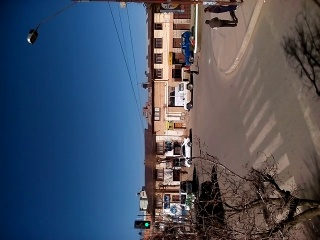
#> input picture grabando_1323_1412.jpg, 320 x 240 px; its folder holds only this picture in this run
$ python plateDetector.py ../grabando_1323_1412.jpg   (older library calls are emulated)
#> lines starting #> are read from the running program, lines starting #| are printed output that depends on the picture; after the words box and inside, x2 and y2 are one past the last pixel; in counts of white or black regions, pixels touching at a corner belong together
import cv2
import numpy as np
import sys
import glob
import math
import time
import os

class PlateDetector():
	"""
	Plate detection algo,
		inputs:
			RGB image of a car with exterior region around it, from disk or from memory

		outputs: list of posible plates as opencv image rectangles of shape 240 x 160 x 3

		process_image method  parameters:
			options: path:	  		Path to image or opencv image from disk
					 fromDisk  		Bool if True expect image path dirsk
					 type:			'rect' or 'square'
					 crop:			'rect' or 'warp'
					 draw: 			Bool if True draw rectangles
					 brightness:	Amount of applied brightness in image
					 thresh:   		Control the aparition of plate, if is close to 0 , it creates more artifacts, stable value 0.4

	"""

	def __init__(self):
		pass

	def validate_contour(self, contour, img, aspect_ratio_range, area_range):

		rect = cv2.minAreaRect(contour)
		img_width = img.shape[1]
		img_height = img.shape[0]
		box = cv2.boxPoints(rect)
		box = np.int0(box)

		X = rect[0][0]
		Y = rect[0][1]
		angle = rect[2]
		width = rect[1][0]
		height = rect[1][1]

		angle = (angle + 180) if width < height else (angle + 90)

		output=False

		if (width > 0 and height > 0) and ((width < img_width/2.0) and (height < img_width/2.0)):
			aspect_ratio = (float(width)/height) if (width > height) else (float(height)/width)
			if (aspect_ratio >= aspect_ratio_range[0] and aspect_ratio <= aspect_ratio_range[1]):
				if((height*width > area_range[0]) and (height*width < area_range[1])):

					box_copy = list(box)
					point = box_copy[0]
					del(box_copy[0])
					dists = [((p[0]-point[0])**2 + (p[1]-point[1])**2) for p in box_copy]
					sorted_dists = sorted(dists)
					opposite_point = box_copy[dists.index(sorted_dists[1])]
					tmp_angle = 90

					if abs(point[0]-opposite_point[0]) > 0:
						tmp_angle = np.abs(float(point[1]-opposite_point[1]))/np.abs(point[0]-opposite_point[0])
						tmp_angle = self.rad_to_deg(np.arctan(tmp_angle))

					if tmp_angle <= 45:
						output = True
		return output

	def deg_to_rad(self, angle):
		return angle*np.pi/180.0

	def rad_to_deg(self, angle):
		return angle*180/np.pi

	def enhance(self, img):
		kernel = np.array([[-1,0,1],[-2,0,2],[1,0,1]])
		return cv2.filter2D(img, -1, kernel)


	# [44 lines left out: functions warptransformation, increase_contrast, increase_brightness, not called in this run]


	def process_image(self, name, **options):

#> called with name = '../grabando_1323_1412.jpg'
		se_shape = (16,4)

		if options.get('type') == 'rect':
			se_shape = (17,4)

		elif options.get('type') == 'square':
			se_shape = (7,6)

		if options.get('fromDisk') is True:
			raw_image = cv2.imread(name, 1)
#> raw_image is the input picture: shape (240, 320, 3); mean B, G, R 99.3, 81.9, 72.8
		else:
			raw_image = cv2.cvtColor(name, cv2.COLOR_BGR2GRAY)

		input_image = np.copy(raw_image)

		gray = cv2.cvtColor(input_image, cv2.COLOR_BGR2GRAY)
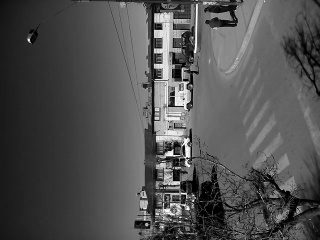
#> gray: shape (240, 320); min 0, max 254, mean 81.2
		gray = self.enhance(gray)
#> in enhance, `return cv2.filter2D(img, -1, kernel)`:
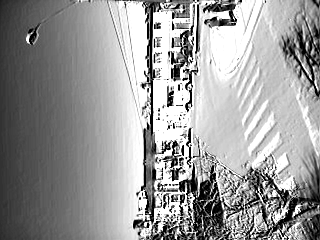
#> returned value: shape (240, 320); min 0, max 255, mean 153.5
		gray = cv2.GaussianBlur(gray, (5,5), 0)
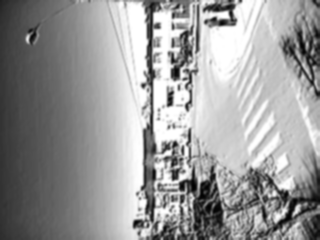
#> gray: shape (240, 320); min 1, max 255, mean 153.5
		gray = cv2.Sobel(gray, -1, 1, 0)
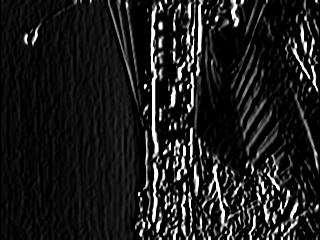
#> gray: shape (240, 320); min 0, max 255, mean 28.7
		h,sobel = cv2.threshold(gray,0,255,cv2.THRESH_BINARY+cv2.THRESH_OTSU)
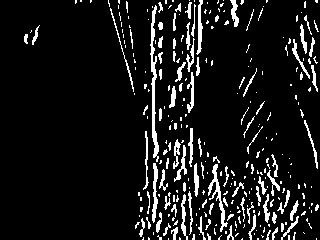
#> sobel: shape (240, 320); 9.4% white in thin lines or dots
#> h = 100
		se 		= cv2.getStructuringElement(cv2.MORPH_RECT, se_shape)
		gray 	= cv2.morphologyEx(sobel, cv2.MORPH_CLOSE, se)
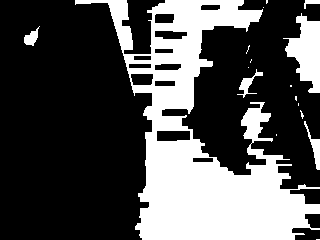
#> gray: shape (240, 320); 31.8% white; 17 white regions (11 under 20 px)
		ed_img 	= np.copy(gray)

		_,contours,_=cv2.findContours(gray, cv2.RETR_EXTERNAL, cv2.CHAIN_APPROX_NONE)
#> contours = 17 contours, 11 with area under 20; largest, box (x1, y1, x2, y2) and area: (75, 0, 320, 240) 22696, (283, 13, 320, 93) 1533, (304, 121, 320, 170) 184, (237, 69, 263, 98) 144, (24, 26, 40, 46) 131, (304, 0, 320, 9) 48

		font 		= cv2.FONT_HERSHEY_SIMPLEX
		counter 	= 0
		out_images = []
		for contour in contours:
			aspect_ratio_range = (2.2, 12)
			area_range = (500, 18000)

			if options.get('type') == 'rect':
				aspect_ratio_range = (1.2, 6)
				area_range = (500, 18000)

			elif options.get('type') == 'square':
				aspect_ratio_range = (1, 2)
				area_range = (300, 8000)

			if self.validate_contour(contour, gray, aspect_ratio_range, area_range):
				rect = cv2.minAreaRect(contour)
				box = cv2.boxPoints(rect)
				box = np.int0(box)
				Xs = [i[0] for i in box]
				Ys = [i[1] for i in box]
				x1 = min(Xs)
				x2 = max(Xs)
				y1 = min(Ys)
				y2 = max(Ys)

				angle = rect[2]

				if angle < -45:
					angle += 90

				W = rect[1][0]
				H = rect[1][1]
				aspect_ratio = (float(W)/H) if W > H else (float(H)/W)

				center = ((x1+x2)/2,(y1+y2)/2)
				size = (x2-x1, y2-y1)
				M = cv2.getRotationMatrix2D((size[0]/2, size[1]/2), angle, 1.0);
				tmp = cv2.getRectSubPix(ed_img, size, center)
				tmp = cv2.warpAffine(tmp, M, size)
				TmpW = H if H > W else W
				TmpH = H if H < W else W
				tmp = cv2.getRectSubPix(tmp, (int(TmpW),int(TmpH)), (size[0]/2, size[1]/2))
				__,tmp = cv2.threshold(tmp,0,255,cv2.THRESH_BINARY+cv2.THRESH_OTSU)

				white_pixels = 0

				for x in range(tmp.shape[0]):
					for y in range(tmp.shape[1]):
						if tmp[x][y] == 255:
							white_pixels += 1

				edge_density = float(white_pixels)/(tmp.shape[0]*tmp.shape[1])

				tmp = cv2.getRectSubPix(raw_image, size, center)
				tmp = cv2.warpAffine(tmp, M, size)
				TmpW = H if H > W else W
				TmpH = H if H < W else W
				tmp = cv2.getRectSubPix(tmp, (int(TmpW),int(TmpH)), (size[0]/2, size[1]/2))


				if edge_density > options.get('thresh'): # While less thresh, it creates more artifacts

					input_image = np.copy(raw_image)


					# Scaled Points

					input_image = self.increase_brightness(input_image, value = options.get('brightness'))
					input_image = self.increase_contrast(input_image, kernel = (32,32))

					scale = options.get('scale') # if 0.0 shows original points

					p1 = (box[0][0] + int(scale*box[0][0]) , box[0][1] + int(scale*box[0][1]))
					p2 = (box[1][0] - int(scale*box[1][0]), box[1][1] + int(scale*box[1][1]))
					p3 = (box[2][0] - int(scale*box[2][0]) , box[2][1] - int(scale*box[2][1]))
					p4 = (box[3][0] + int(scale*box[3][0]) , box[3][1] - int(scale*box[3][1]))

					# Drawing
					if options.get('draw') == True:

						cv2.circle(input_image,p1, 5, (0,0,0), -1) # Black
						cv2.circle(input_image,p2, 5, (225,255,0), -1)
						cv2.circle(input_image,p3, 5, (0,255,0), -1) # green
						cv2.circle(input_image,p4, 5, (225,255,255), -1) # White

						# Draw outer rectangle Blue line
						cv2.line(input_image, tuple(p1), tuple(p2), (255,0,0), 2)
						cv2.line(input_image, tuple(p2), tuple(p3), (255,0,0), 2)
						cv2.line(input_image, tuple(p3), tuple(p4), (255,0,0), 2)
						cv2.line(input_image, tuple(p4), tuple(p1), (255,0,0), 2)

						# Draw inner rectangle
						cv2.drawContours(input_image, [box], 0, (127,0,255),2)
					else:
						pass

					# Croping
					if options.get('crop') == 'rect':	# cut image	 with rect
						input_image = input_image[p4[1]: p1[1], p3[0]: p4[0]]
					else:								# cut iamge with warp (dafault)
						orig_pts  = np.float32([p3,p4, p2,p1])
						input_image = self.warptransformation(input_image, orig_pts)

					input_image = cv2.resize(input_image, (240,160))

					out_images.append(input_image)
#> this loop made 17 passes
#> (X in validate_contour, Y in validate_contour, width in validate_contour, height in validate_contour, box_copy in validate_contour) on passes 3, 8, 13: (314.9, 144.1, 10.52, 50.26, [[316, 169], [303, 121], [313, 118], [326, 166]]), (249.8, 83.1, 30.67, 18.02, [[253, 100], [236, 94], [246, 65], [263, 71]]), (301, 52.5, 79, 36, [[319, 92], [283, 92], [283, 13], [319, 13]])
#> (contour, X in validate_contour, Y in validate_contour, width in validate_contour, height in validate_contour) on pass 7: ([[290, 85], [290, 86], [291, 86], [291, 85]], 290.5, 85.5, 1, 1)
#> after the loop, out_images = []

		return out_images


if __name__ == '__main__':

	if len(sys.argv) < 2:
		print ('usage:\n python pyANPD.py <image_file_path>')
		exit(0)

	path = sys.argv[1]
	t1 = time.time()
	plateDetector = PlateDetector()
	o1 = plateDetector.process_image(path, fromDisk = True, type='rect', crop='rect', draw = False, brightness = 50, thresh = 0.40, scale=0.200)
#> o1 = []

	for i, image in enumerate(o1):
		cv2.imwrite('{}-{}-detected.png'.format(path[:path.rfind('.')],i), image)
#> this loop made 0 passes

	print ('Time taken: %d ms'%((time.time()-t1)*1000))
